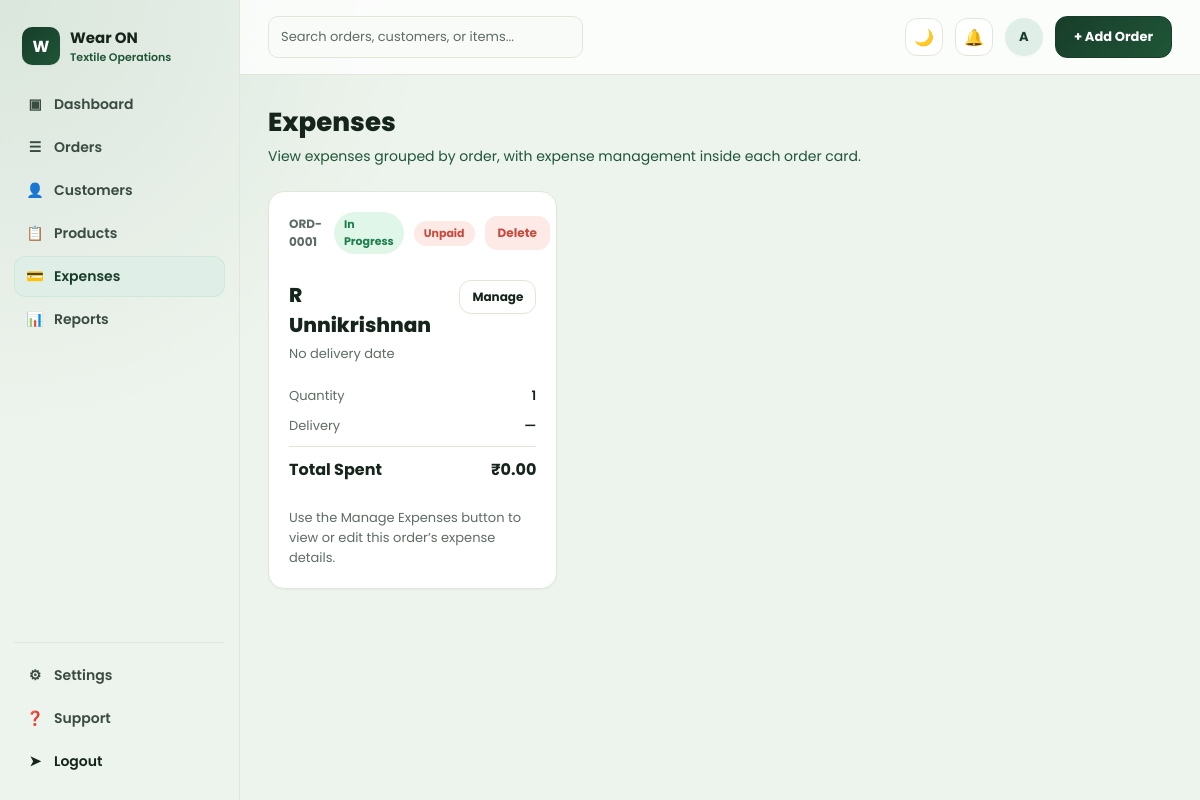
The app's page /expenses/ (signed in), older data.
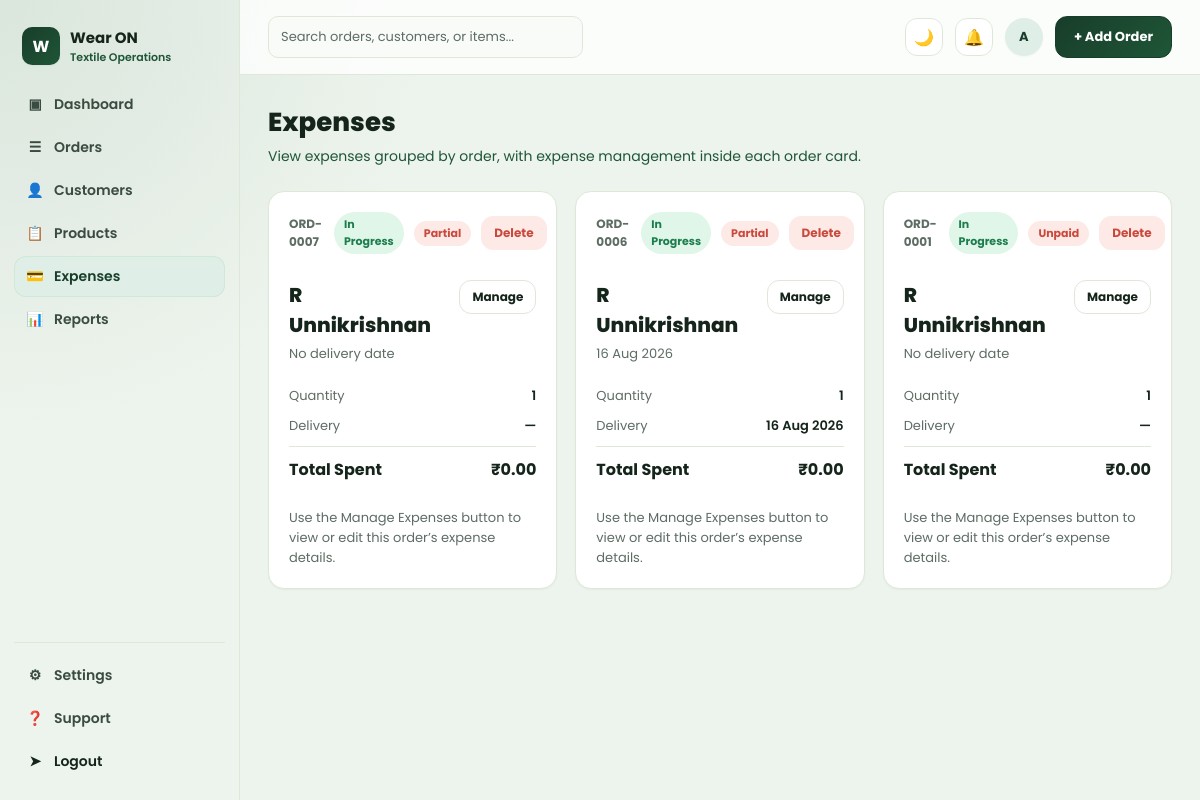
The same page, newer data.
### orders/models.py (models this page shows, shortened)
class Order(models.Model):
    STATUS_PENDING = "pending"
    STATUS_IN_PROGRESS = "in_progress"
    STATUS_FINISHED = "finished"
    STATUS_CANCELLED = "cancelled"
    STATUS_CHOICES = [
        (STATUS_PENDING, "Pending"),
        (STATUS_IN_PROGRESS, "In Progress"),
        (STATUS_FINISHED, "Finished"),
        (STATUS_CANCELLED, "Cancelled"),
    ]
    PRIORITY_LOW = "low"
    PRIORITY_MEDIUM = "medium"
    PRIORITY_HIGH = "high"
    PRIORITY_CHOICES = [
        (PRIORITY_LOW, "Low"),
        (PRIORITY_MEDIUM, "Medium"),
        (PRIORITY_HIGH, "High"),
    ]
    PAYMENT_METHOD_BANK = "bank_transfer"
    PAYMENT_METHOD_CHECK = "check"
    PAYMENT_METHOD_CARD = "card"
    PAYMENT_METHOD_ONLINE = "online_payment"
    PAYMENT_METHOD_OTHER = "other"
    PAYMENT_METHOD_CHOICES = [
        ("", "Select payment method"),
        (PAYMENT_METHOD_BANK, "Bank Transfer"),
        (PAYMENT_METHOD_CHECK, "Check"),
        (PAYMENT_METHOD_CARD, "Card"),
        (PAYMENT_METHOD_ONLINE, "Online Payment"),
        (PAYMENT_METHOD_OTHER, "Other"),
    ]
    order_number = models.CharField(max_length=20, unique=True, editable=False)
    customer = models.ForeignKey(Customer, on_delete=models.CASCADE, related_name="orders")
    status = models.CharField(max_length=20, choices=STATUS_CHOICES, default=STATUS_IN_PROGRESS)
    is_paid = models.BooleanField(default=False)
    order_date = models.DateField(default=timezone.localdate)
    expected_delivery_date = models.DateField(null=True, blank=True)
    reference_number = models.CharField("Reference / PO Number", max_length=50, blank=True)
    shipping_address = models.TextField(blank=True, help_text="Leave blank to use customer address")
    assigned_tailor = models.CharField(max_length=100, blank=True)
    priority = models.CharField(max_length=10, choices=PRIORITY_CHOICES, default=PRIORITY_MEDIUM)
    discount_percent = models.DecimalField(max_digits=5, decimal_places=2, default=0)
    amount_paid = models.DecimalField(max_digits=10, decimal_places=2, default=Decimal("0.00"))
    payment_method = models.CharField(
        max_length=30,
        choices=PAYMENT_METHOD_CHOICES,
        blank=True,
        default="",
    )
    payment_method_details = models.CharField(max_length=255, blank=True)
    customer_notes = models.TextField(blank=True)
    created_at = models.DateTimeField(auto_now_add=True)
    updated_at = models.DateTimeField(auto_now=True)
    class Meta:
        ordering = ["-created_at"]
    @property
    def subtotal(self):
        total = sum((item.subtotal for item in self.items.all()), Decimal("0"))
        return total.quantize(Decimal("0.01"))
    @property
    def discount_amount(self):
        return (self.subtotal * self.discount_percent / Decimal("100")).quantize(Decimal("0.01"))
    @property
    def grand_total(self):
        return self.subtotal - self.discount_amount
    @property
    def total_expenses(self):
        total = sum((expense.total for expense in self.expenses.all()), Decimal("0"))
        return total.quantize(Decimal("0.01"))
    @property
    def payment_status_label(self):
        if self.amount_paid >= self.grand_total and self.grand_total > Decimal("0"):
            return "Paid"
        if self.amount_paid > Decimal("0"):
            return "Partial"
        return "Unpaid"

class OrderItem(models.Model):
    order = models.ForeignKey(Order, on_delete=models.CASCADE, related_name="items")
    fabric = models.ForeignKey(
        Fabric, on_delete=models.SET_NULL, related_name="order_items", null=True, blank=True
    )
    item_name = models.CharField(max_length=150)
    description = models.CharField(max_length=255, blank=True)
    quantity = models.DecimalField(max_digits=10, decimal_places=2, default=1)
    unit_price = models.DecimalField("Rate", max_digits=10, decimal_places=2, default=0)
    @property
    def subtotal(self):
        return self.quantity * self.unit_price

class Customer(models.Model):
    name = models.CharField(max_length=150)
    company_name = models.CharField(max_length=150, blank=True)
    email = models.EmailField(blank=True)
    phone = models.CharField(max_length=20, blank=True)
    address = models.TextField(blank=True)
    created_at = models.DateTimeField(auto_now_add=True)
    class Meta:
        ordering = ["name"]

### orders/views.py (the view)
# urls.py: path("expenses/", views.expense_list, name="expense-list"),
@login_required
def expense_list(request):
    orders = (
        Order.objects.select_related("customer")
        .prefetch_related("expenses")
        .order_by("-created_at")
    )
    return render(request, "orders/expense_list.html", {"orders": orders})

### orders/templates/orders/expense_list.html (shortened to what this page needs)
{% extends "base.html" %}
{% load humanize %}
{% block content %}
<h1 class="page-title">Expenses</h1>
<p class="page-sub">View expenses grouped by order, with expense management inside each order card.</p>
<div class="order-grid">
  {% for order in orders %}
  <div class="card order-card">
    <div class="order-card-top">
      <span class="order-id">{{ order.order_number }}</span>
      <div class="status-actions">
        <span class="pill pill-{{ order.status }}">{{ order.get_status_display }}</span>
        <span class="pill pill-{{ order.is_paid|yesno:"paid,unpaid" }}">{{ order.payment_status_label }}</span>
        <form method="post" action="{% url 'order-delete' order.pk %}" class="inline-form">
          <button type="submit" class="btn btn-sm btn-danger" onclick="return confirm('Delete this order and all its expenses?');">Delete</button>
        </form>
      </div>
    </div>
    <div class="order-name-row">
      <div>
        <div class="order-name">{{ order.customer.name }}</div>
        <div class="text-muted" style="font-size:13px; margin-top:4px;">{{ order.expected_delivery_date|date:"d M Y"|default:"No delivery date" }}</div>
      </div>
      <a href="{% url 'order-expenses' order.pk %}" class="btn btn-sm btn-outline">Manage</a>
    </div>
    <div class="kv-row"><span class="k">Quantity</span><span class="v">{% with first_item=order.items.first %}{% if first_item %}{{ first_item.quantity|floatformat:0 }}{% else %}&mdash;{% endif %}{% endwith %}</span></div>
    <div class="kv-row"><span class="k">Delivery</span><span class="v">{{ order.expected_delivery_date|date:"d M Y"|default:"—" }}</span></div>
    <div class="order-total-row"><span>Total Spent</span><span>&#8377;{{ order.total_expenses|intcomma }}</span></div>
    <div class="expense-card-list">
      <p style="margin:0; color:var(--muted); font-size:13px;">Use the Manage Expenses button to view or edit this order’s expense details.</p>
    </div>
  </div>
  {% empty %}
  <div class="empty-state">No orders available yet.</div>
  {% endfor %}
</div>
{% endblock %}

### templates/base.html (shortened to what this page needs)
{% load static %}<!DOCTYPE html>
<html lang="en">
<head>
  <link rel="stylesheet" href="{% static 'css/style.css' %}">
</head>
<body>
  <div class="app">
    <aside class="sidebar">
      <div class="brand">
        <div class="brand-mark">W</div>
        <div>
          <div class="brand-name">Wear ON</div>
          <div class="brand-sub">Textile Operations</div>
        </div>
      </div>
      <ul class="nav">
        <li><a href="{% url 'dashboard' %}" class="{% if request.resolver_match.url_name == 'dashboard' %}active{% endif %}"><span class="icon">&#9635;</span> Dashboard</a></li>
        <li><a href="{% url 'order-list' %}" class="{% if request.resolver_match.url_name in 'order-list,order-detail,order-create,order-edit' %}active{% endif %}"><span class="icon">&#9776;</span> Orders</a></li>
        <li><a href="{% url 'customer-list' %}" class="{% if request.resolver_match.url_name in 'customer-list,customer-detail' %}active{% endif %}"><span class="icon">&#128100;</span> Customers</a></li>
        <li><a href="{% url 'product-list' %}" class="{% if request.resolver_match.url_name == 'product-list' %}active{% endif %}"><span class="icon">&#128203;</span> Products</a></li>
        <li><a href="{% url 'expense-list' %}" class="{% if request.resolver_match.url_name in 'expense-list,order-expenses' %}active{% endif %}"><span class="icon">&#128179;</span> Expenses</a></li>
        <li><a href="{% url 'reports' %}" class="{% if request.resolver_match.url_name == 'reports' %}active{% endif %}"><span class="icon">&#128202;</span> Reports</a></li>
      </ul>
      <div class="sidebar-footer">
        <ul class="nav">
          <li><a href="{% url 'settings' %}"><span class="icon">&#9881;</span> Settings</a></li>
          <li><a href="{% url 'support' %}"><span class="icon">&#10067;</span> Support</a></li>
          {% if user.is_authenticated %}
          <li>
            <form method="post" action="{% url 'logout' %}">
              <button type="submit" class="nav a" style="width:100%; text-align:left; background:none; border:none; cursor:pointer; display:flex; align-items:center; gap:10px; padding:10px 12px; border-radius:10px; font-size:14px; font-weight:600; color:var(--green-900);">
                <span class="icon">&#10148;</span> Logout
              </button>
            </form>
          </li>
          {% endif %}
        </ul>
      </div>
    </aside>
    <div class="main">
      <div class="topbar">
        <input class="search-box" type="text" placeholder="Search orders, customers, or items...">
        <div class="topbar-actions">
          <button type="button" class="icon-btn" data-theme-toggle aria-label="Toggle dark mode" title="Toggle dark mode">☀️</button>
          <div class="icon-btn" aria-label="Notifications" title="Notifications">&#128276;</div>
          <div class="avatar">{{ user.username|default:"?"|first|upper }}</div>
          <a href="{% url 'order-create' %}" class="btn btn-primary">+ Add Order</a>
        </div>
      </div>
      <div class="content">
        {% block content %}{% endblock %}
      </div>
    </div>
  </div>
</body>
</html>

Row changes from the older to the newer data that the page shows:
added Order: order_number "ORD-0007", status "In Progress", payment_status_label "Partial", customer.name "R Unnikrishnan", expected_delivery_date "No delivery date", items.first.quantity "1", expected_delivery_date "—", total_expenses "0.00"
added Order: order_number "ORD-0006", status "In Progress", payment_status_label "Partial", customer.name "R Unnikrishnan", expected_delivery_date "16 Aug 2026", items.first.quantity "1", total_expenses "0.00"
